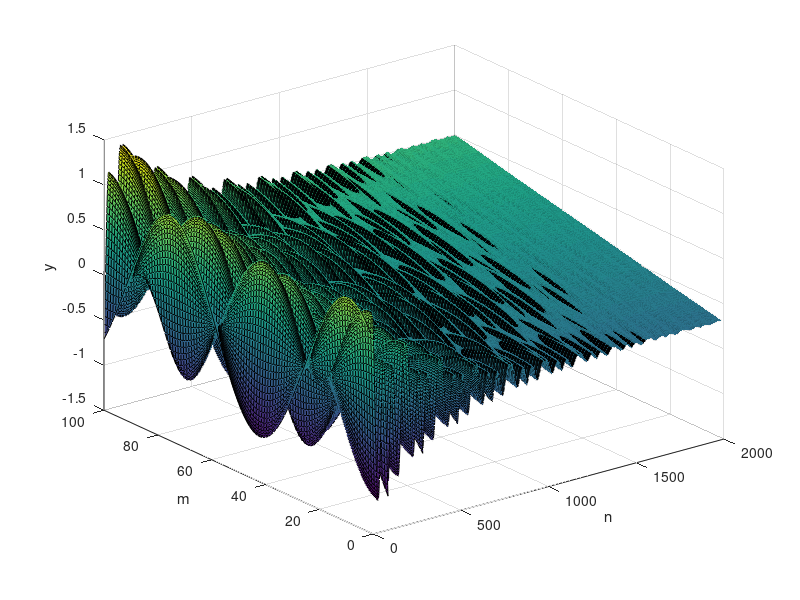
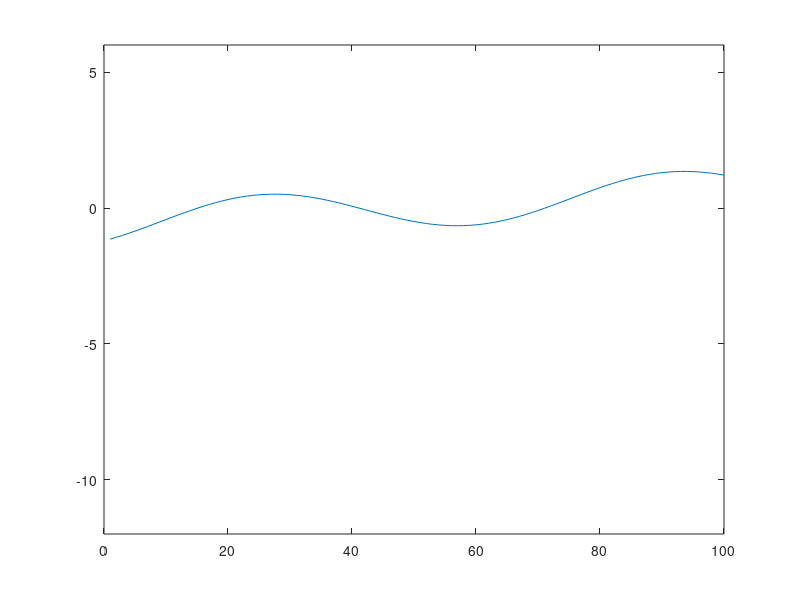

MATLAB code for these plots, in order:
% Constants start

% Linear mass density (u)
linear_mass_density = 0.01;

% Tension force (T)
tension_force = 100;

% viscous damping coefficent [N*s/m]
b = 0.5;

% String length (L)
string_length = 1;

%Matrix
M = 100;
N = 2000;

% Constants end

beta = b / 2 / linear_mass_density;
x = linspace(0, string_length, M)';
velocity = sqrt(tension_force / linear_mass_density);
dx = x(2) - x(1);
dt = dx / velocity;
p = (velocity * dt / dx)^2;
q = 1 + beta * dt;
u = 1 - beta * dt;

% boundary conditions
% (l, r) Dirichlet condition
% (h, k) Neumann condition

% Neumann - Neumann
s = sin(3 * pi * x + pi / 4);
g = zeros(M, 1);
h = cos(pi * (1/4 + 3 * dt)) * ones(1, N);
k = cos(pi * (1/4 + 3 * string_length * dt)) * ones(1, N);

f(:, 1) = s;
f(1, 2) = p * (f(2, 1) - f(1, 1) - dx * h(1)) + f(1, 1) +u * dt * g(1);
f(2:M - 1, 2) = p / 2 * (f(3:M, 1) - 2 * f(2:M - 1, 1) + f(1:M - 2, 1)) + f(2:M - 1, 1) + u * dt * g(2:M - 1);
f(M, 2) = p * (dx * k(2) - f(M, 1) + f(M - 1, 1)) + f(M, 1) + u * dt * g(M);

for n = 2:N - 1
    f(1, n + 1) = 2 * p / q * (f(2, n) - f(1, n) - dx * h(n)) + 2 / q * f(1, n) - u / q * f(1, n - 1);
    f(2:M - 1, n + 1) = (1 / q) * p * (f(3:M, n) - 2 * f(2:M - 1, n) + f(1:M - 2, n)) + 2 * (1 / q) * f(2:M - 1, n) - (u / q) * f(2:M - 1, n - 1);
    f(M, n + 1) = (1 / q) * p * 2 * (dx * k(n) - f(M, n) + f(M - 1, n)) + 2 * (1 / q) * f(M, n) - (u / q) * f(M, n - 1);
end

plot_x = 0:1 / (M - 1):1;
plot_y = 0:1 / (M - 1):1;

figure(1)
surf(f);
zlabel('y');
xlabel('n');
ylabel('m');

% equilibrium is not possible as two neumanns are different

X = 1:M;
fig = figure(3);
axh = axes('Parent', fig);
i = 1;
ph = plot(axh, X, f(:, i));
xlim([0 M]);
ylim([-12 6]);

while i < M
    i = i + 1;
    set(ph, 'YData', f(:, i));
    pause(0.1)
end
